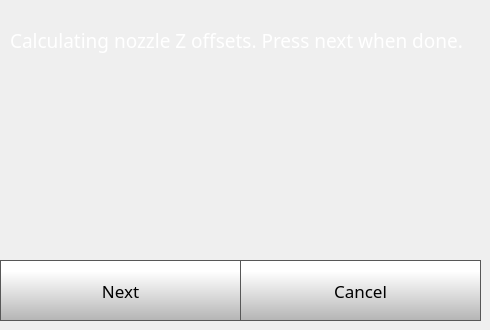
    <widget class="QWidget" name="quickStep5Page">
     <widget class="QPushButton" name="quickStep5CancelButton">
      <property name="geometry">
       <rect>
        <x>240</x>
        <y>260</y>
        <width>241</width>
        <height>61</height>
       </rect>
      </property>
      <property name="font">
       <font>
        <family>Gotham</family>
        <pointsize>13</pointsize>
       </font>
      </property>
      <property name="styleSheet">
       <string notr="true">QPushButton {
     border: 1px solid rgb(87, 87, 87);
	background-color: qlineargradient(spread:pad, x1:0, y1:1, x2:0, y2:0.188, stop:0 rgba(180, 180, 180, 255), stop:1 rgba(255, 255, 255, 255));


}

QPushButton:pressed {
    background-color: qlineargradient(x1: 0, y1: 0, x2: 0, y2: 1,
                                      stop: 0 #dadbde, stop: 1 #f6f7fa);
}

QPushButton:flat {
    border: none; /* no border for a flat push button */
}

QPushButton:default {
    border-color: navy; /* make the default button prominent */
}

QPushButton:focus {
	outline: none;
}</string>
      </property>
      <property name="text">
       <string>Cancel</string>
      </property>
      <property name="iconSize">
       <size>
        <width>40</width>
        <height>40</height>
       </size>
      </property>
     </widget>
     <widget class="QLabel" name="calibrateLabel_13">
      <property name="geometry">
       <rect>
        <x>10</x>
        <y>10</y>
        <width>471</width>
        <height>61</height>
       </rect>
      </property>
      <property name="font">
       <font>
        <family>Gotham</family>
        <pointsize>14</pointsize>
        <weight>50</weight>
        <bold>false</bold>
       </font>
      </property>
      <property name="styleSheet">
       <string notr="true">color: rgb(255, 255, 255);</string>
      </property>
      <property name="text">
       <string>Calculating nozzle Z offsets. Press next when done.</string>
      </property>
      <property name="wordWrap">
       <bool>true</bool>
      </property>
     </widget>
     <widget class="QPushButton" name="quickStep5NextButton">
      <property name="geometry">
       <rect>
        <x>0</x>
        <y>260</y>
        <width>241</width>
        <height>61</height>
       </rect>
      </property>
      <property name="font">
       <font>
        <family>Gotham</family>
        <pointsize>13</pointsize>
       </font>
      </property>
      <property name="styleSheet">
       <string notr="true">QPushButton {
     border: 1px solid rgb(87, 87, 87);
	background-color: qlineargradient(spread:pad, x1:0, y1:1, x2:0, y2:0.188, stop:0 rgba(180, 180, 180, 255), stop:1 rgba(255, 255, 255, 255));


}

QPushButton:pressed {
    background-color: qlineargradient(x1: 0, y1: 0, x2: 0, y2: 1,
                                      stop: 0 #dadbde, stop: 1 #f6f7fa);
}

QPushButton:flat {
    border: none; /* no border for a flat push button */
}

QPushButton:default {
    border-color: navy; /* make the default button prominent */
}

QPushButton:focus {
	outline: none;
}</string>
      </property>
      <property name="text">
       <string>Next</string>
      </property>
      <property name="iconSize">
       <size>
        <width>40</width>
        <height>40</height>
       </size>
      </property>
     </widget>
    </widget>
